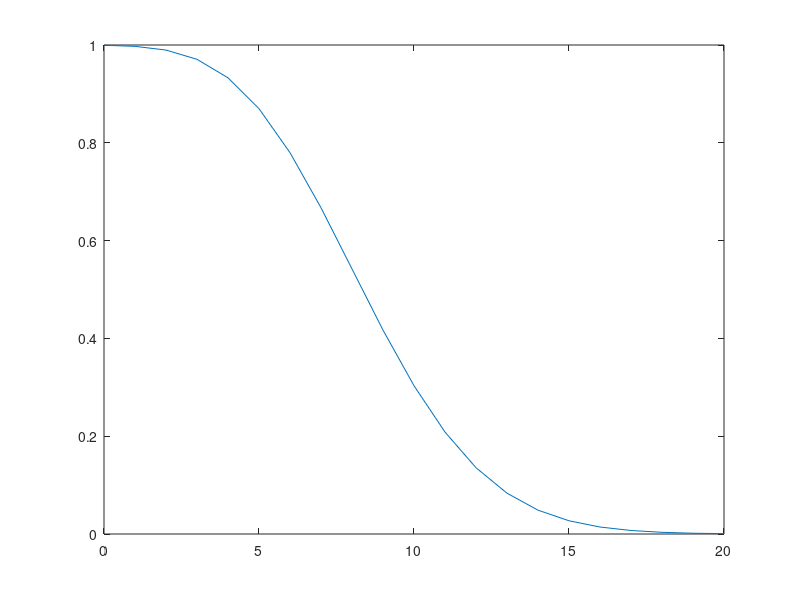

The MATLAB script that drew this image:
n = 0 ;
N = 0 : 1 : 20 ;
x = 10 ;
for i = 1 : 1 : 21
    SN(i) = 0 ;
    for n = 0 : 1 : i
        SN(i) = SN(i) + (x^n) / prod(1 : n) ;
    end
    Er(i) = abs((SN(i) - exp(x)) / exp(x)) ;
end
plot(N,Er) ;
